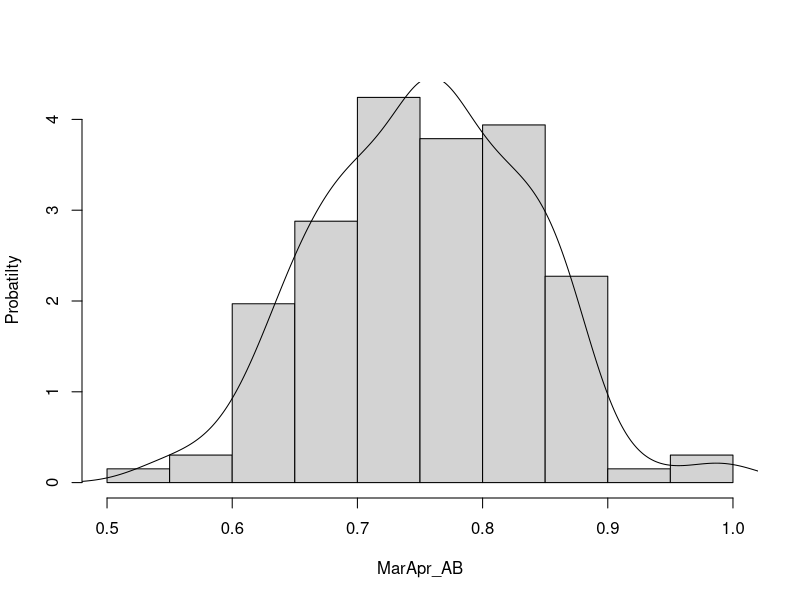

Reproduce this figure in R.
# Candidate’s Choice Question 
#   for the Senior Quantitative Analyst Position at Philadelphia Phillies
# Submission: November 15, 2016
# Candidate: Meen Chul Kim

# Read in data
batting <- read.csv('data/batting.csv')

# Select rows without corrupted data
data <- subset(batting, MarApr_AB != 0)

# Scale variables by dividing by range
data$MarApr_AB <- data$MarApr_AB / max(range(data$MarApr_AB))
data$MarApr_PA <- data$MarApr_PA / max(range(data$MarApr_PA))
data$MarApr_H  <- data$MarApr_H  / max(range(data$MarApr_H))

# Histogram the distributions
hist(data$MarApr_AB, prob=T, 
     xlab='MarApr_AB', ylab = 'Probatilty', main='')
lines(density(data$MarApr_AB))

# Convert corruted data to NA
batting[batting == 0] <- NA

# Scale variables
batting$MarApr_AB <- batting$MarApr_AB / 
  max(range(batting$MarApr_AB, na.rm = T)) 
batting$MarApr_PA <- batting$MarApr_PA / 
  max(range(batting$MarApr_PA, na.rm = T)) 
batting$MarApr_H  <- batting$MarApr_H  / 
  max(range(batting$MarApr_H , na.rm = T)) 

# Impute means to NA
batting$MarApr_AB[is.na(batting$MarApr_AB)] <- 
  mean(batting$MarApr_AB, na.rm = T)
batting$MarApr_PA[is.na(batting$MarApr_PA)] <- 
  mean(batting$MarApr_PA, na.rm = T)
batting$MarApr_H[is.na(batting$MarApr_H)] <- 
  mean(batting$MarApr_H, na.rm = T)
batting$MarApr_AVG[is.na(batting$MarApr_AVG)] <- 
  mean(batting$MarApr_AVG, na.rm = T)
